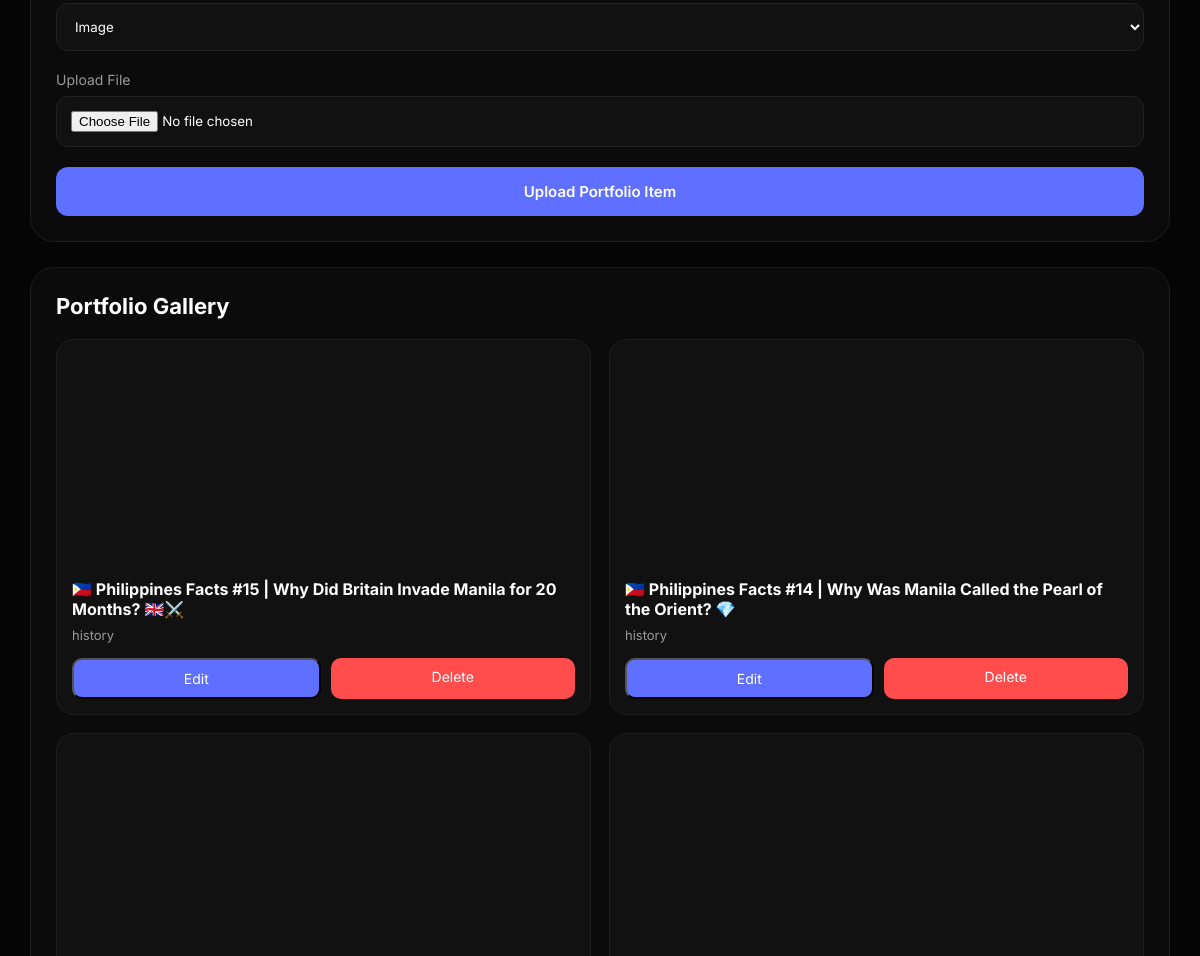
Before: /admin (signed in, middle part) with the older database file.
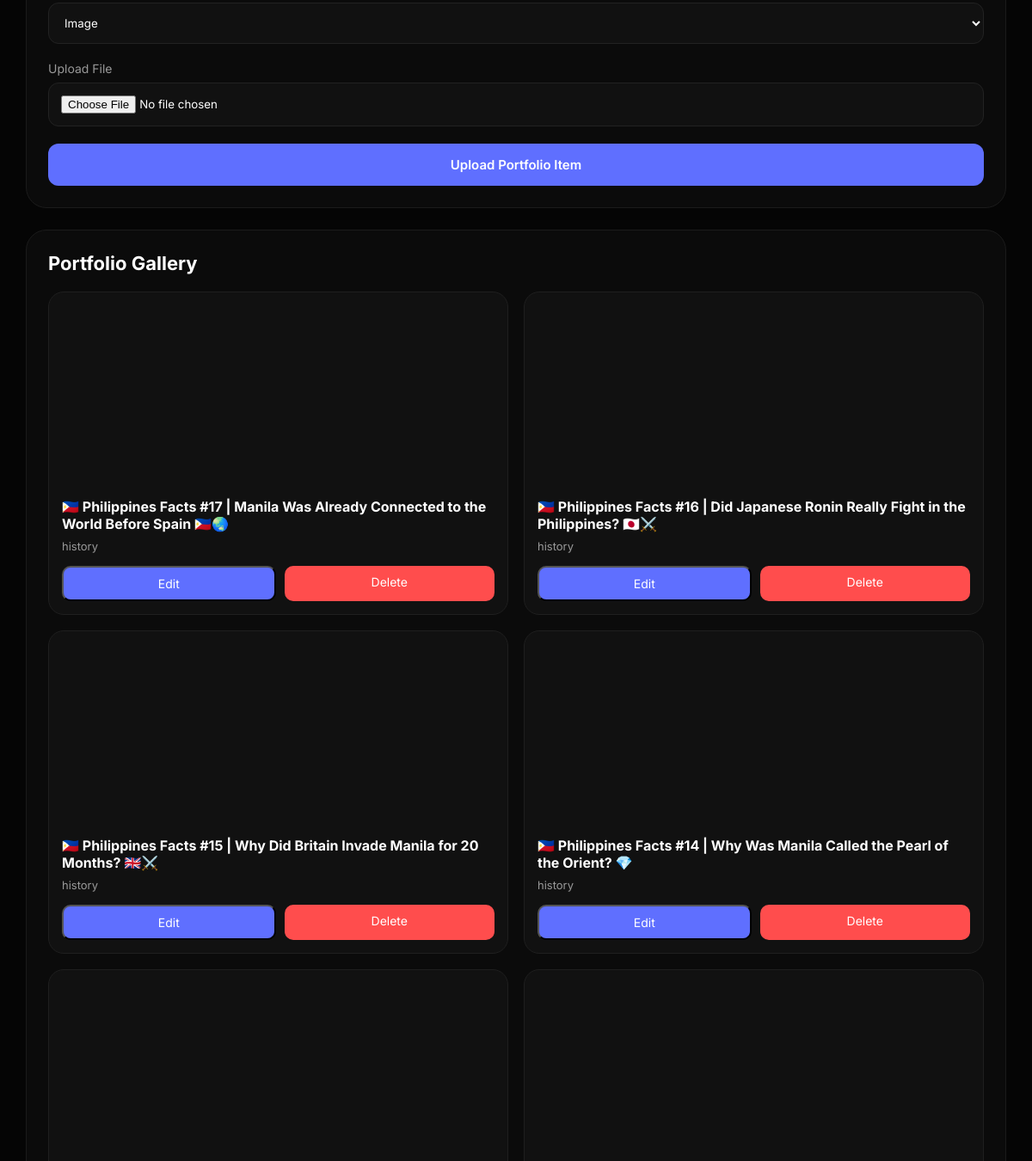
After: the same page with the newer database file.
### tables this page shows
CREATE TABLE portfolio (
    id INTEGER PRIMARY KEY AUTOINCREMENT,
    title TEXT NOT NULL,
    category TEXT NOT NULL,
    file_name TEXT,
    file_type TEXT DEFAULT 'image',
    youtube_url TEXT,
    description TEXT,
    created_at TIMESTAMP DEFAULT CURRENT_TIMESTAMP
);

### app.py (the view)
@app.route("/admin")
def admin():
    if "admin" not in session:
        return redirect("/login")
    conn = get_db()
    cursor = conn.cursor()
    cursor.execute("""
        SELECT * FROM portfolio
        ORDER BY id DESC
    """)
    items = cursor.fetchall()
    conn.close()
    return render_template(
        "admin.html",
        items=items
    )

### app.py (called while the page is built)
def get_db():
    conn = sqlite3.connect("database.db")
    conn.row_factory = sqlite3.Row
    return conn

### templates/admin.html (shortened to what this page needs)
<!DOCTYPE html>
<html lang="en">
<head>
<link rel="stylesheet" href="{{ url_for('static', filename='css/admin.css') }}">
</head>
<body>
<div class="container">
<div class="main">
<div class="upload-card">
<form method="POST"
action="/admin/upload"
enctype="multipart/form-data">
<select
    id="fileType"
    name="file_type"
    onchange="toggleMediaInput()"
    required>
    <option value="image">Image</option>
</select>
<div id="uploadBox">
<label>Upload File</label>
<input
type="file"
name="file"
accept="image/*,video/*">
</div>
<button
type="submit"
class="upload-btn">
Upload Portfolio Item
</button>
</form>
</div>
<div class="gallery-card">
<div class="gallery-header">
<h2>Portfolio Gallery</h2>
</div>
{% if items %}
<div class="gallery-grid">
{% for item in items %}
<div class="work-card">
{% if item[4] == "image" %}
<img
    src="{{ url_for('static', filename='uploads/' + item[3]) }}"
    alt="{{ item[1] }}">
{% elif item[4] == "youtube" %}
<iframe
    width="100%"
    height="220"
    src="{{ item[5] }}"
    title="{{ item[1] }}"
    frameborder="0"
    allow="accelerometer; autoplay; clipboard-write; encrypted-media; gyroscope; picture-in-picture"
    allowfullscreen>
</iframe>
{% endif %}
<div class="work-content">
<h3>{{ item[1] }}</h3>
<p>{{ item[2] }}</p>
<div class="actions">
    <button
type="button"
class="edit-btn"
data-id="{{ item[0] }}"
data-title="{{ item[1] }}"
data-category="{{ item[2] }}"
data-type="{{ item[4] }}"
data-youtube="{{ item[5] or '' }}"
data-description="{{ item[6] or '' }}"
onclick="openEditModal(this)">
    Edit
</button>
    <a
        href="/delete/{{ item[0] }}"
        class="delete-btn"
        onclick="return confirm('Delete this item?')">
        Delete
    </a>
</div>
</div>
</div>
{% endfor %}
</div>
{% else %}
<div class="empty">
No portfolio items uploaded yet.
</div>
{% endif %}
</div>
</div>
</div>
</body>
</html>

Changed rows visible on the page:
added portfolio: title "🇵🇭 Philippines Facts #17 | Manila Was Already Connected to the World Before Spain 🇵🇭🌏", category "history"
added portfolio: title "🇵🇭 Philippines Facts #16 | Did Japanese Ronin Really Fight in the Philippines? 🇯🇵⚔️", category "history"
